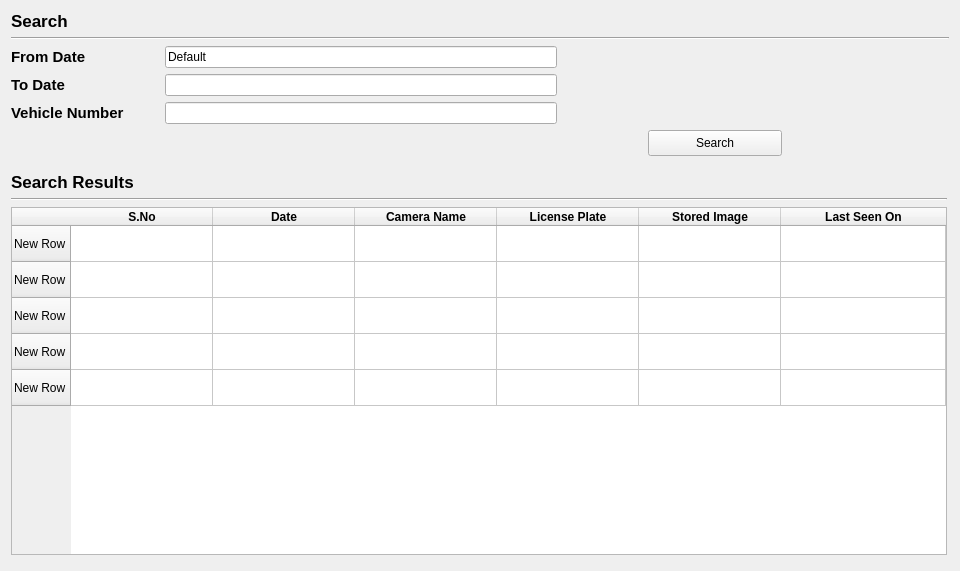
<?xml version="1.0" encoding="UTF-8"?>
<ui version="4.0">
 <class>searchVehicle</class>
 <widget class="QWidget" name="searchVehicle">
  <property name="geometry">
   <rect>
    <x>0</x>
    <y>0</y>
    <width>960</width>
    <height>571</height>
   </rect>
  </property>
  <property name="windowTitle">
   <string>Form</string>
  </property>
  <layout class="QVBoxLayout" name="verticalLayout_2">
   <item>
    <widget class="QLabel" name="label_6">
     <property name="font">
      <font>
       <pointsize>13</pointsize>
       <bold>true</bold>
      </font>
     </property>
     <property name="text">
      <string>Search</string>
     </property>
    </widget>
   </item>
   <item>
    <widget class="Line" name="line_2">
     <property name="orientation">
      <enum>Qt::Horizontal</enum>
     </property>
    </widget>
   </item>
   <item>
    <layout class="QHBoxLayout" name="horizontalLayout_5">
     <item>
      <layout class="QHBoxLayout" name="horizontalLayout_2" stretch="0,0">
       <property name="sizeConstraint">
        <enum>QLayout::SetNoConstraint</enum>
       </property>
       <property name="leftMargin">
        <number>0</number>
       </property>
       <property name="rightMargin">
        <number>0</number>
       </property>
       <property name="bottomMargin">
        <number>0</number>
       </property>
       <item>
        <layout class="QGridLayout" name="gridLayout_2">
         <item row="2" column="1">
          <spacer name="horizontalSpacer">
           <property name="orientation">
            <enum>Qt::Horizontal</enum>
           </property>
           <property name="sizeType">
            <enum>QSizePolicy::Minimum</enum>
           </property>
           <property name="sizeHint" stdset="0">
            <size>
             <width>35</width>
             <height>20</height>
            </size>
           </property>
          </spacer>
         </item>
         <item row="2" column="0">
          <widget class="QLabel" name="label_2">
           <property name="font">
            <font>
             <pointsize>11</pointsize>
             <bold>true</bold>
            </font>
           </property>
           <property name="text">
            <string>Vehicle Number</string>
           </property>
          </widget>
         </item>
         <item row="1" column="0">
          <widget class="QLabel" name="label_3">
           <property name="font">
            <font>
             <pointsize>11</pointsize>
             <bold>true</bold>
            </font>
           </property>
           <property name="text">
            <string>To Date</string>
           </property>
          </widget>
         </item>
         <item row="0" column="0">
          <widget class="QLabel" name="label">
           <property name="font">
            <font>
             <pointsize>11</pointsize>
             <bold>true</bold>
            </font>
           </property>
           <property name="text">
            <string>From Date</string>
           </property>
           <property name="scaledContents">
            <bool>false</bool>
           </property>
          </widget>
         </item>
        </layout>
       </item>
       <item>
        <layout class="QGridLayout" name="gridLayout_3">
         <property name="leftMargin">
          <number>0</number>
         </property>
         <property name="rightMargin">
          <number>0</number>
         </property>
         <item row="0" column="0">
          <widget class="QLineEdit" name="name">
           <property name="enabled">
            <bool>true</bool>
           </property>
           <property name="text">
            <string>Default</string>
           </property>
          </widget>
         </item>
         <item row="2" column="0">
          <widget class="QLineEdit" name="user"/>
         </item>
         <item row="1" column="0">
          <widget class="QLineEdit" name="ip">
           <property name="text">
            <string/>
           </property>
          </widget>
         </item>
         <item row="2" column="1">
          <spacer name="horizontalSpacer_6">
           <property name="orientation">
            <enum>Qt::Horizontal</enum>
           </property>
           <property name="sizeHint" stdset="0">
            <size>
             <width>40</width>
             <height>20</height>
            </size>
           </property>
          </spacer>
         </item>
        </layout>
       </item>
      </layout>
     </item>
    </layout>
   </item>
   <item>
    <layout class="QHBoxLayout" name="horizontalLayout_4">
     <item>
      <spacer name="horizontalSpacer_5">
       <property name="orientation">
        <enum>Qt::Horizontal</enum>
       </property>
       <property name="sizeHint" stdset="0">
        <size>
         <width>40</width>
         <height>20</height>
        </size>
       </property>
      </spacer>
     </item>
     <item>
      <layout class="QHBoxLayout" name="horizontalLayout_3">
       <item>
        <spacer name="horizontalSpacer_3">
         <property name="orientation">
          <enum>Qt::Horizontal</enum>
         </property>
         <property name="sizeHint" stdset="0">
          <size>
           <width>40</width>
           <height>20</height>
          </size>
         </property>
        </spacer>
       </item>
       <item>
        <layout class="QHBoxLayout" name="horizontalLayout">
         <item>
          <widget class="QPushButton" name="pushButton">
           <property name="sizePolicy">
            <sizepolicy hsizetype="Fixed" vsizetype="Fixed">
             <horstretch>0</horstretch>
             <verstretch>0</verstretch>
            </sizepolicy>
           </property>
           <property name="minimumSize">
            <size>
             <width>134</width>
             <height>26</height>
            </size>
           </property>
           <property name="text">
            <string>Search</string>
           </property>
          </widget>
         </item>
        </layout>
       </item>
       <item>
        <spacer name="horizontalSpacer_4">
         <property name="orientation">
          <enum>Qt::Horizontal</enum>
         </property>
         <property name="sizeHint" stdset="0">
          <size>
           <width>40</width>
           <height>20</height>
          </size>
         </property>
        </spacer>
       </item>
      </layout>
     </item>
    </layout>
   </item>
   <item>
    <layout class="QVBoxLayout" name="verticalLayout">
     <property name="topMargin">
      <number>10</number>
     </property>
     <property name="rightMargin">
      <number>2</number>
     </property>
     <property name="bottomMargin">
      <number>5</number>
     </property>
     <item>
      <layout class="QHBoxLayout" name="horizontalLayout_6"/>
     </item>
     <item>
      <widget class="QLabel" name="label_4">
       <property name="font">
        <font>
         <pointsize>13</pointsize>
         <bold>true</bold>
        </font>
       </property>
       <property name="text">
        <string>Search Results</string>
       </property>
      </widget>
     </item>
     <item>
      <widget class="Line" name="line">
       <property name="orientation">
        <enum>Qt::Horizontal</enum>
       </property>
      </widget>
     </item>
     <item>
      <widget class="QTableWidget" name="cameraListTable">
       <property name="showGrid">
        <bool>true</bool>
       </property>
       <property name="sortingEnabled">
        <bool>false</bool>
       </property>
       <attribute name="horizontalHeaderCascadingSectionResizes">
        <bool>true</bool>
       </attribute>
       <attribute name="horizontalHeaderMinimumSectionSize">
        <number>44</number>
       </attribute>
       <attribute name="horizontalHeaderDefaultSectionSize">
        <number>142</number>
       </attribute>
       <attribute name="horizontalHeaderHighlightSections">
        <bool>true</bool>
       </attribute>
       <attribute name="horizontalHeaderShowSortIndicator" stdset="0">
        <bool>true</bool>
       </attribute>
       <attribute name="horizontalHeaderStretchLastSection">
        <bool>true</bool>
       </attribute>
       <attribute name="verticalHeaderMinimumSectionSize">
        <number>24</number>
       </attribute>
       <attribute name="verticalHeaderDefaultSectionSize">
        <number>36</number>
       </attribute>
       <row>
        <property name="text">
         <string>New Row</string>
        </property>
       </row>
       <row>
        <property name="text">
         <string>New Row</string>
        </property>
       </row>
       <row>
        <property name="text">
         <string>New Row</string>
        </property>
       </row>
       <row>
        <property name="text">
         <string>New Row</string>
        </property>
       </row>
       <row>
        <property name="text">
         <string>New Row</string>
        </property>
       </row>
       <column>
        <property name="text">
         <string>S.No</string>
        </property>
        <property name="font">
         <font>
          <bold>true</bold>
         </font>
        </property>
       </column>
       <column>
        <property name="text">
         <string>Date</string>
        </property>
        <property name="font">
         <font>
          <bold>true</bold>
         </font>
        </property>
       </column>
       <column>
        <property name="text">
         <string>Camera Name</string>
        </property>
        <property name="font">
         <font>
          <bold>true</bold>
         </font>
        </property>
       </column>
       <column>
        <property name="text">
         <string>License Plate</string>
        </property>
        <property name="font">
         <font>
          <bold>true</bold>
         </font>
        </property>
       </column>
       <column>
        <property name="text">
         <string>Stored Image</string>
        </property>
        <property name="font">
         <font>
          <bold>true</bold>
         </font>
        </property>
       </column>
       <column>
        <property name="text">
         <string>Last Seen On</string>
        </property>
        <property name="font">
         <font>
          <bold>true</bold>
         </font>
        </property>
       </column>
       <item row="0" column="0">
        <property name="text">
         <string/>
        </property>
       </item>
       <item row="1" column="0">
        <property name="text">
         <string/>
        </property>
       </item>
       <item row="1" column="1">
        <property name="text">
         <string/>
        </property>
       </item>
       <item row="3" column="3">
        <property name="text">
         <string/>
        </property>
       </item>
      </widget>
     </item>
    </layout>
   </item>
  </layout>
 </widget>
 <resources/>
 <connections/>
</ui>
